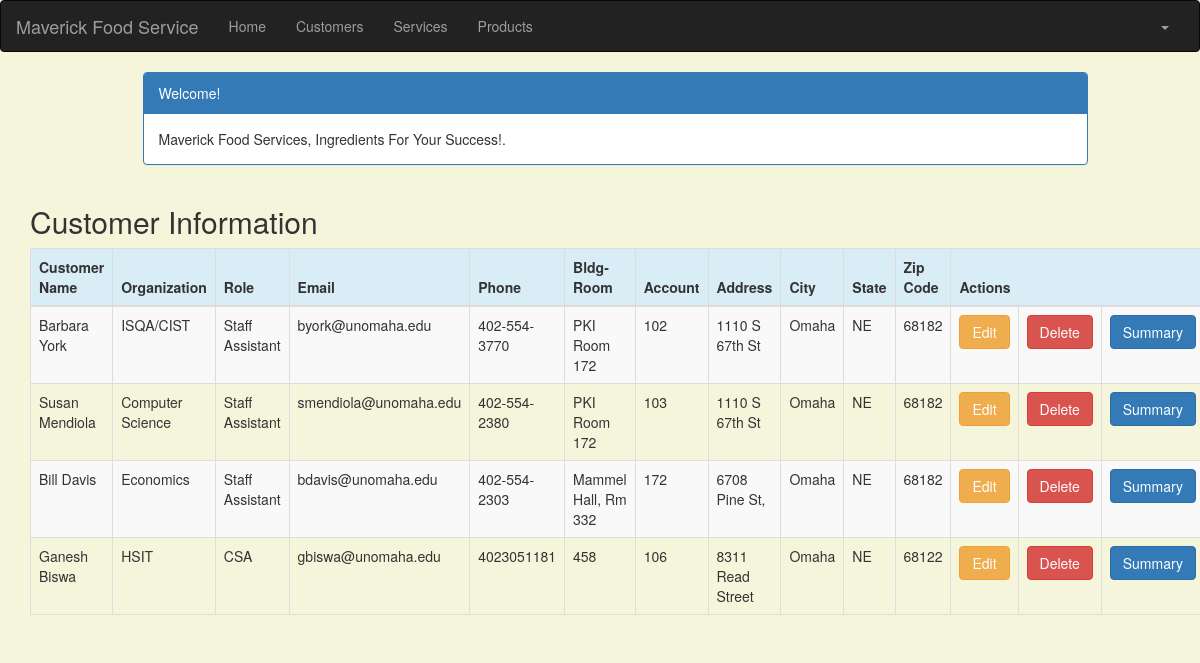
/customer_list (signed in), run on the app's committed database.
### crm/models.py (models this page shows, shortened)
class Customer(models.Model):
    cust_name = models.CharField(max_length=50)
    organization = models.CharField(max_length=100, blank=True)
    role = models.CharField(max_length=100)
    email = models.EmailField(max_length=100)
    bldgroom = models.CharField(max_length=100)
    address = models.CharField(max_length=200)
    account_number = models.IntegerField(blank=False, null=False)
    city = models.CharField(max_length=50)
    state = models.CharField(max_length=50)
    zipcode = models.CharField(max_length=10)
    phone_number = models.CharField(max_length=50)
    created_date = models.DateTimeField(
        default=timezone.now)
    updated_date = models.DateTimeField(auto_now_add=True)

### crm/views.py (the view)
# urls.py: path('customer_list', views.customer_list, name='customer_list'),
@login_required
def customer_list(request):
    customer = Customer.objects.filter(created_date__lte=timezone.now())
    return render(request, 'crm/customer_list.html',
                  {'customers': customer})

### crm/templates/crm/customer_list.html (shortened to what this page needs)
<!DOCTYPE html>
<html lang="en">
{% extends 'crm/base.html' %}
{% block content %}
    <html>
    <head>
        <link rel="stylesheet" href="https://maxcdn.bootstrapcdn.com/bootstrap/3.3.4/css/bootstrap.min.css">
    </head>
    <body>
    <div class="container">
        <div class="row">
            <div class="col-md-10 col-md-offset-1">
                <div class="panel panel-primary">
                    <div class="panel-heading">Welcome!</div>
                    <div class="panel-body">
                        Maverick Food Services, Ingredients For Your Success!.
                    </div>
                </div>
            </div>
        </div>
    </div>
    <div class="row">
        <h2 style="padding-left: 15Px">Customer Information</h2>
    </div>
    <div>
        <table class="table table-striped table-bordered table-hover">
            <thead>
            <tr class="bg-info">
                <th>Customer Name</th>
                <th>Organization</th>
                <th>Role</th>
                <th>Email</th>
                <th>Phone</th>
                <th>Bldg-Room</th>
                <th>Account</th>
                <th>Address</th>
                <th>City</th>
                <th>State</th>
                <th>Zip Code</th>
                <th colspan="3">Actions</th>
            </tr>
            </thead>
            <tbody>
            {% for customer in customers %}
                <tr>
                    <td>{{ customer.cust_name }}</td>
                    <td>{{ customer.organization }}</td>
                    <td>{{ customer.role }}</td>
                    <td>{{ customer.email }}</td>
                    <td>{{ customer.phone_number }}</td>
                    <td>{{ customer.bldgroom }}</td>
                    <td>{{ customer.account_number }}</td>
                    <td>{{ customer.address }}</td>
                    <td>{{ customer.city }}</td>
                    <td>{{ customer.state }}</td>
                    <td>{{ customer.zipcode }}</td>
                    <td><a href="{% url 'crm:customer_edit' pk=customer.pk %}" class="btn btn-warning">Edit</a>
                    <td><a href="{% url 'crm:customer_delete' pk=customer.pk %}"
                            onclick="return confirm('Are you sure you want to delete?')"
                            class="btn btn-danger">Delete</a>
                    </td>
                    <td><a href="{% url 'crm:summary' pk=customer.pk %}"
                           class="btn btn-primary">Summary</a>
                </tr>
            {% endfor %}
            </tbody>
        </table>
    </div>
    </body>
    </html>
{% endblock %}

### crm/templates/crm/customer_list.html (style rules this page uses)
body { background-color: beige; }

### data on the page
Customer: cust_name "Barbara York", organization "ISQA/CIST", role "Staff Assistant", email "byork@unomaha.edu", phone_number "402-554-3770", bldgroom "PKI Room 172", account_number "102", address "1110 S 67th St", city "Omaha", state "NE", zipcode "68182"
Customer: cust_name "Susan Mendiola", organization "Computer Science", role "Staff Assistant", email "smendiola@unomaha.edu", phone_number "402-554-2380", bldgroom "PKI Room 172", account_number "103", address "1110 S 67th St", city "Omaha", state "NE", zipcode "68182"
Customer: cust_name "Bill Davis", organization "Economics", role "Staff Assistant", email "bdavis@unomaha.edu", phone_number "402-554-2303", bldgroom "Mammel Hall, Rm 332", account_number "172", address "6708 Pine St,", city "Omaha", state "NE", zipcode "68182"
Customer: cust_name "Ganesh Biswa", organization "HSIT", role "CSA", email "gbiswa@unomaha.edu", phone_number "4023051181", bldgroom "458", account_number "106", address "8311 Read Street", city "Omaha", state "NE", zipcode "68122"
